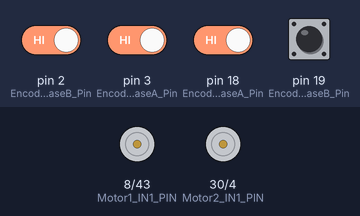
This sketch was run on a simulated Arduino Leonardo, built for the host (arithmetic inside an expression is 32-bit, double 64-bit). Shown: motor-driver pin pairs drawn as motors (green arrow = first pin HIGH = forward, orange = second pin HIGH = backward, longer = more drive, scaled by the enable pin). The test bench sets the inputs (shaded band); at power-on: pin 2 (Encoder1_PhaseB_Pin), pin 3 (Encoder1_PhaseA_Pin), pin 18 (Encoder2_PhaseA_Pin), pin 19 (Encoder2_PhaseB_Pin) HIGH. What the sketch prints to the serial monitor is not drawn.

Above: at 1.3 s.
1.4 s: pin 3 (Encoder1_PhaseA_Pin) driven LOW
At 1.8 s:
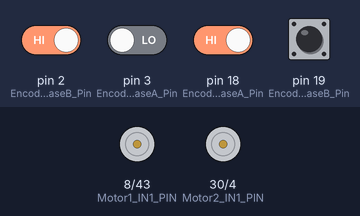
2.9 s: pin 18 (Encoder2_PhaseA_Pin) driven LOW
4.4 s: pin 3 (Encoder1_PhaseA_Pin) driven HIGH
At 5.6 s:
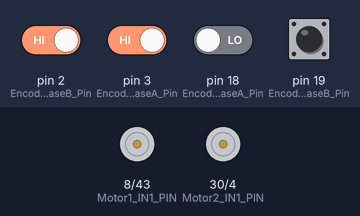
5.9 s: pin 18 (Encoder2_PhaseA_Pin) driven HIGH
7.4 s: pin 2 (Encoder1_PhaseB_Pin) driven LOW
At 10.1 s:
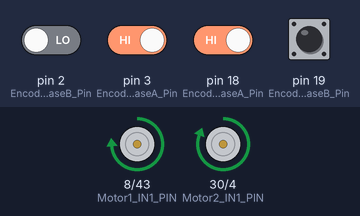
Timing chart, 0 to 57.5 s (numbered marks = the images above; inputs shaded):
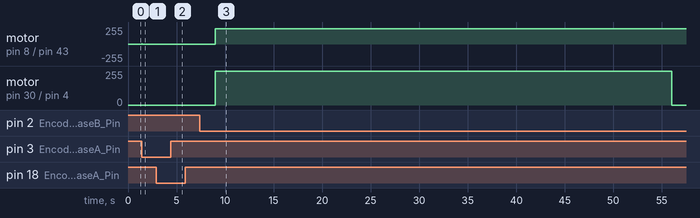

Measured:
- after the input at 1.4 s, motor on pin 8 (Motor1_IN1_PIN) / pin 43 (Motor1_IN2_PIN): stopped → forward 7/255 at once, → forward 5/255 0.03 s later, → stopped 0.03 s later
- after the input at 4.4 s, motor on pin 8 (Motor1_IN1_PIN) / pin 43 (Motor1_IN2_PIN): stopped → backward 6/255 at once, → stopped 0.03 s later
- after the input at 7.4 s, motor on pin 8 (Motor1_IN1_PIN) / pin 43 (Motor1_IN2_PIN): stopped → forward 229/255 after 1.6 s

The sketch:

Test2_RoverFollowingCommands.ino
```cpp
#include "InterruptAndTimerSetup.h"
float MotorSpeedCalculationLowPassFactor = 0.5;
//////////////////////////////////////Parameters for DC Motor 1/////////////////////////////////////
#define Motor1_ENA_PIN 6
#define Motor1_IN1_PIN 8
#define Motor1_IN2_PIN 43
DC_Motor Motor1;
float M1_Kp = 0.2; float M1_Ki = 0.3; float M1_Kd = 0.00; float M1_Kff = 0.00;
// P gain, I gain, D gain, Feedfoward controller (p) gain
#define Encoder1_PhaseA_Pin 3 // must be 2, 3, 18, or 19
#define Encoder1_PhaseB_Pin 2 // must be 2, 3, 18, or 19
float Motor1_Cmd, Motor1Pos, LastMotor1Pos, Motor1Vel, DesiredMotor1Vel;        /////////////////////
//////////////////////////////////////Parameters for DC Motor 2 /////////////////////////////////////
#define Motor2_ENA_PIN 7
#define Motor2_IN1_PIN 30
#define Motor2_IN2_PIN 4
DC_Motor Motor2;
float M2_Kp = 0.2; float M2_Ki = 0.3; float M2_Kd = 0.00; float M2_Kff = 0.00;
// P gain, I gain, D gain, Feedfoward controller (p) gain
#define Encoder2_PhaseA_Pin 18 // must be 2, 3, 18, or 19
#define Encoder2_PhaseB_Pin 19 // must be 2, 3, 18, or 19
float Motor2_Cmd, Motor2Pos, LastMotor2Pos, Motor2Vel, DesiredMotor2Vel;/////////////////////////////
//////
float ISR1_dt = 0.01;  float ISR2_dt = 0.05; float ISR3_dt = 0.1;// sec
float RoverGlobalDirection = 0;
float RoverGlobalCoordsX = 0; float RoverGlobalCoordsY = 0;
float DesiredForwardSpeed = 0; // inch/sec
float DesiredRotationSpeed = 0; // rad/sec
float WheelDiameter = 3; // inch
float WheelDistance = 13; // inch
float RoverAccumulativeL = 0;
float RoverStates[4] = {0}; // RoverGlobalCoordsX, RoverGlobalCoordsY, RoverGlobalDirection, RoverAccumulativeL (For Week 9 lab)
#define pi PI

float TranslationalPosArray[] = { 0, 20, 20,   40,   40,  60,  60,  80}; // Put your commands array here
float RotationalAngleArray[]  = { 0,  0, pi/2, pi/2, pi,  pi,  3*pi/2, 3*pi/2}; // Put your commands array here
float CommandTimeInteval = 9; //sec
float L_kp = 1; float theta_kp = 0.6;
float TranslationalVelCmdSaturation = 8; // inch/sec
float RotationalVelCmdSaturation = 2; // rad/sec

void setup() {
  Serial.begin(115200);
  DC_Motor_Init(&Motor1, Motor1_IN1_PIN, Motor1_IN2_PIN, Motor1_ENA_PIN);
  Motor1_Cmd = 0;
  Encoder1ExtISRSetup(Encoder1_PhaseA_Pin, Encoder1_PhaseB_Pin, &Motor1.CurrentEncoderCount);// PA, PB, couter to be updated
  DC_Motor_Init(&Motor2, Motor2_IN1_PIN, Motor2_IN2_PIN, Motor2_ENA_PIN);
  Motor2_Cmd = 0;
  Encoder2ExtISRSetup(Encoder2_PhaseA_Pin, Encoder2_PhaseB_Pin, &Motor2.CurrentEncoderCount);// PA, PB, couter to be updated
  delay(100);
  HighPriorityInterruptInit(ISR1, 1/ISR1_dt); // Callback function, Triggering frequency between 31Hz - 2MHz
  MediumPriorityInterruptInit(ISR2, 1/ISR2_dt); // Callback function, Triggering frequency between 4Hz - 250kHz
  LowerPriorityInterruptInit(ISR3, 1/ISR3_dt); // Callback function, Triggering frequency between 0.24 Hz - 15625 Hz
}

void loop() {
  Serial.print(RoverGlobalCoordsX);
  Serial.print("\t");
  Serial.print(RoverGlobalCoordsY);
  Serial.print("\n");
  delay(10);
  }

size_t CommandArrayLength1 = sizeof(TranslationalPosArray) / sizeof(TranslationalPosArray[0]);
size_t CommandArrayLength2 = sizeof(RotationalAngleArray) / sizeof(RotationalAngleArray[0]);
int CommandArrayLength = min(CommandArrayLength1, CommandArrayLength2);

void ISR1(void){ // Higher Priority ISR
    //////////////////////////////// Update rover states/////////////////////////////////////////////////
    Motor1Pos = DC_Motor_GetPos(&Motor1); // Get motor 1 angle in rad
    Motor2Pos = DC_Motor_GetPos(&Motor2); // Get motor 1 angle in rad
    CalculateRoverStates(RoverStates, &Motor1, &Motor2, WheelDistance, WheelDiameter); // Get rover states from encoders
    RoverGlobalCoordsX = RoverStates[0];  // Rover X position in global coords
    RoverGlobalCoordsY = RoverStates[1];  // Rover Y position in global coords
    RoverGlobalDirection = RoverStates[2]; // Rover heading direction in global coords
    RoverAccumulativeL = RoverStates[3]; // Rover accumulative moved distance (odometer) for Week 9 lab
    /////////////////////////////////////////////////////////////////////////////// END

    //////////////////////////////// Get rover speed command/////////////////////////////////////////////////
    float DesiredRovTransVel = 0; // Desired Rover Translational Velocity
    float DesiredRovAngVel = 0; // Desired Rover angular (steering) Velocity (CCW as positive)
    int CommandIndex = int(millis()/1000/CommandTimeInteval);  // Get the index for which the commands should be taken out
    if(CommandIndex > CommandArrayLength - 1) CommandIndex = CommandArrayLength - 1; // Make sure index doesn't exceed the command array length
    float DesiredTranslationalPos = TranslationalPosArray[CommandIndex]; // Get the translational pos
    float DesiredRotationalAngle = RotationalAngleArray[CommandIndex]; // Get the angle
    DesiredRovTransVel = TranslationalSpeedGenerator(RoverAccumulativeL, DesiredTranslationalPos); // Get speed command from pos error
    DesiredRovAngVel = RotationalSpeedGenerator(RoverGlobalDirection, DesiredRotationalAngle); // Get rotational speed command from angle error
    /////////////////////////////////////////////////////////////////////////////// END

    //////////////////////////////// Send Speed Commands to run the motors////////////////////////////////////////////
    float WheelSpeed[2] = {0};
    RoverToMotorCmd(WheelSpeed, DesiredRovTransVel, DesiredRovAngVel, WheelDistance, WheelDiameter);
    DesiredMotor1Vel = WheelSpeed[0]; // Get the right wheel speed (motor 1)
    DesiredMotor2Vel = WheelSpeed[1]; // Get the left wheel speed (motor 2)
    MotorSpeedControl(&Motor1, DesiredMotor1Vel, ISR1_dt, M1_Kp, M1_Ki, M1_Kd, M1_Kff, MotorSpeedCalculationLowPassFactor); // Send speed to PID controller
    MotorSpeedControl(&Motor2, DesiredMotor2Vel, ISR1_dt, M2_Kp, M2_Ki, M2_Kd, M2_Kff, MotorSpeedCalculationLowPassFactor); // Send speed to PID controller
    /////////////////////////////////////////////////////////////////////////////// END
  }

void ISR2(void){  // Medium Priority ISR

  }
void ISR3(void){  // Lower Priority ISR

  }


float TranslationalSpeedGenerator(float CurrentPos, float DesiredPos)
{
  float kp = L_kp;
  float PosError = DesiredPos - CurrentPos;
  float Cmd = kp * PosError;
  if (Cmd > TranslationalVelCmdSaturation) Cmd = TranslationalVelCmdSaturation;
  else if (Cmd < -TranslationalVelCmdSaturation) Cmd = -TranslationalVelCmdSaturation;
  return Cmd;
}
float RotationalSpeedGenerator(float CurrentAngle, float DesiredAngle)
{
  float kp = theta_kp;
  float AngleError = DesiredAngle - CurrentAngle;
  float Cmd = kp * AngleError;
  if (Cmd > RotationalVelCmdSaturation) Cmd = RotationalVelCmdSaturation;
  else if (Cmd < -RotationalVelCmdSaturation) Cmd = -RotationalVelCmdSaturation;
  return Cmd;
}
```

InterruptAndTimerSetup.h
```cpp
#ifndef INTERRUPT_AND_TIMER_SETUP_H
#define INTERRUPT_AND_TIMER_SETUP_H
#define EncoderCounterPerRotation 1440
// This library is wriiten by Shuo-Wu (Will) Shih for the UCLA MAE 162D/E Capstone Class

#include <Arduino.h>

////////////////////////////////////////////////////////////////
#define Priority0 0
#define Priority1 1
#define Priority2 2
#define Priority3 3
#define Priority4 4
#define Priority5 5
#define Priority6 6
#define Priority7 7


//extern unsigned char InterruptRunningFlag; // All eight flags are clear, higher bit has higher priority
// When running flag is set, means that interrupt is currently running
//extern int TimerTimeout; // if not zero, means that certain timer is up before being able to finish the code.

void TimerAndInterruptSetup();
void InterruptFunction1();
void InterruptFunction2();
void InterruptFunction3();
//extern unsigned long Interrupt1Period, Interrupt1SpentTime, TimerTemp1A, TimerTemp1B;
//extern unsigned long Interrupt2Period, Interrupt2SpentTime, TimerTemp2A, TimerTemp2B;
//extern unsigned long Interrupt3Period, Interrupt3SpentTime, TimerTemp3A, TimerTemp3B;


typedef void (*Timer_Callback_t)(void);
void HighPriorityInterruptInit(Timer_Callback_t cb, unsigned long Freq); // 31Hz - 2MHz
void MediumPriorityInterruptInit(Timer_Callback_t cb, unsigned long Freq); // 4Hz - 250kHz
void LowerPriorityInterruptInit(Timer_Callback_t cb, float Freq); // 0.24 Hz - 15625 Hz
///


void Encoder1ExtISRSetup(int PA, int PB, int32_t *Counter, int Mode=0); // PA, PB need to be 2, 3, 18, or 19
void Encoder1_Reading(void);
void Encoder2ExtISRSetup(int PA, int PB, int32_t *Counter, int Mode=0); // PA, PB need to be 2, 3, 18, or 19
void Encoder2_Reading(void);
float EncoderCountToRad(long count);


///////////////////////////////////////////////////////////////////////////////
///////////////////////////////////////////////////////////////////////////////
///////////////////////////////////////////////////////////////////////////////
////////////////////Motor Part///////////////////////////////////


typedef struct
{
    uint8_t IN1_Pin;
    uint8_t IN2_Pin;
    uint8_t ENA_Pin;
    float PID_PreviousError;
    float PID_integral;
    float PID_integral_Max = 0.5;
    int32_t CurrentEncoderCount;
    float MotorSpeed;
    float MotorPos;
    float LastMotorPos;
    float LastMotorPosForRoverCoords;

}DC_Motor;

void DC_Motor_Init(DC_Motor *motor, uint8_t Pin_IN1, uint8_t Pin_IN2, uint8_t Pin_ENA);
float DC_PID_Controller(DC_Motor *motor, float DesiredVel,float CurrentVel, float dt, float Kp, float Ki, float Kd);
void DC_Motor_Go(DC_Motor *motor,float Input); // -1 to 1
float FF_Controller(float DesiredVel, float Kff);
float DC_Motor_GetPos(DC_Motor *motor);  // Return Motor Position in rad
float DC_Motor_GetVel(DC_Motor *motor,float dt, float LOWPASS_Const = 1000);

void DC_Motor_ResetPos(DC_Motor *motor, float MotorPos = 0);// Reset the motor position to somewhere (rad)
void RoverToMotorCmd(float *ReturnedMotorSpeed, float TranslationalSpeed, float SteeringSpeed, float WheelDistance, float WheelDiameter);
void CalculateRoverStates(float *RoverStates, DC_Motor *motor1, DC_Motor *motor2, float WheelDistance, float WheelDiameter);
void MotorSpeedControl(DC_Motor *motor, float DesiredSpeed, float dt, float kp, float ki, float kd, float kff, float SpeedLowPassFactor);

#endif // INTERRUPT_AND_TIMER_SETUP_H
```

Source omitted: InterruptAndTimerSetup.cpp (14348 bytes)
